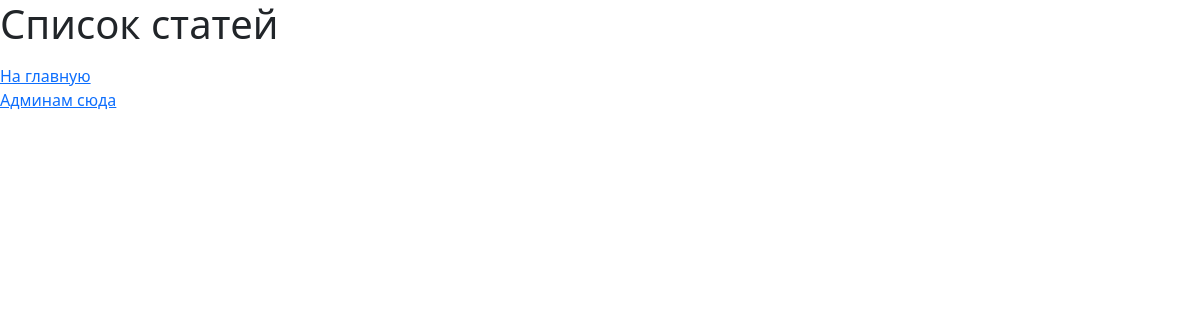
Page /pr5-docker/apache/content/articles.php on the earlier database version.
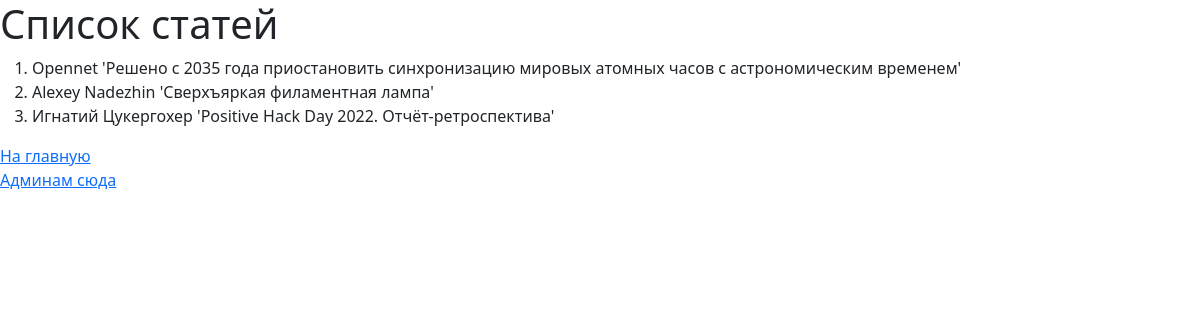
Same page on the later database version.
### tables this page shows
CREATE TABLE IF NOT EXISTS articles (
    ID INT NOT NULL AUTO_INCREMENT,
    title VARCHAR(100),
    content LONGTEXT,
    author VARCHAR(191),
    PRIMARY KEY(ID)
);

### pr5-docker/apache/content/articles.php (the view, shortened to what this page needs)
<!DOCTYPE html>
<html lang="en">
<head>
    <link href="https://cdn.jsdelivr.net/npm/bootstrap@5.0.2/dist/css/bootstrap.min.css"
          rel="stylesheet"
>
</head>
<body>
<h1>Список статей</h1>
<ol>
    <?php
    $mysqli = new mysqli("db", "root", "example", "appDB");
    $result = $mysqli->query("SELECT * FROM articles");
    foreach ($result as $row) {
        echo "<li>{$row['author']} '{$row['title']}' </li>";
    }
    ?>
</ol>
<a href="index.html">На главную</a>
<br>
<a href="admin/admin.php">Админам сюда</a>
</body>
</html>

Differences in the rows shown:
added articles: author "Opennet", title "Решено с 2035 года приостановить синхронизацию мировых атомных часов с астрономическим временем"
added articles: author "Alexey Nadezhin", title "Сверхъяркая филаментная лампа"
added articles: author "Игнатий Цукергохер", title "Positive Hack Day 2022. Отчёт-ретроспектива"
